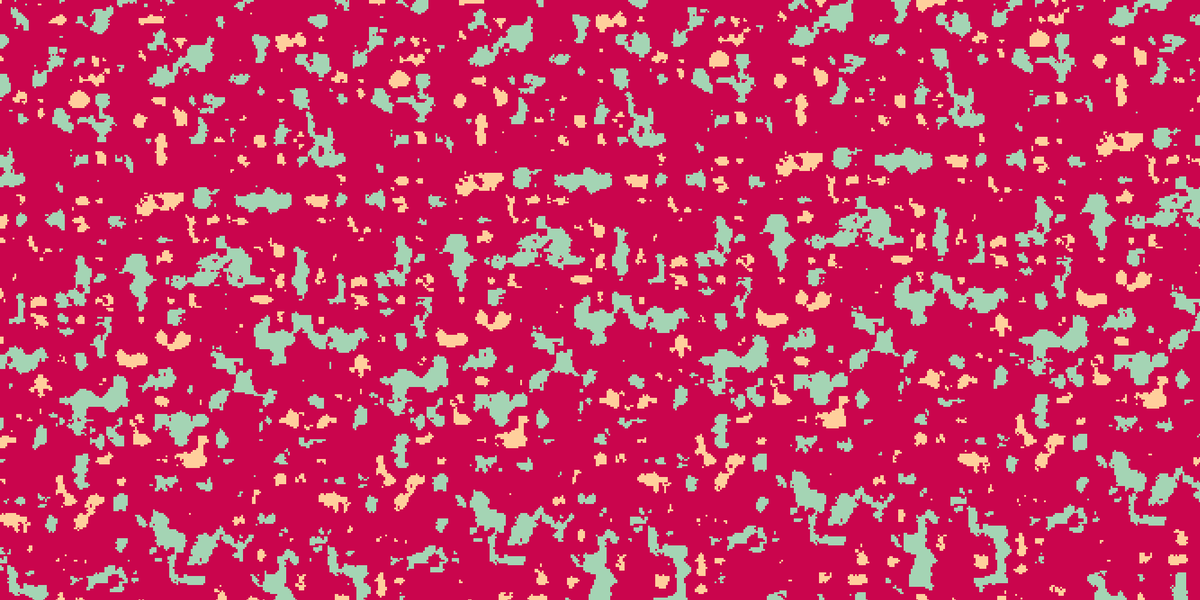
Frame 1 (no input)
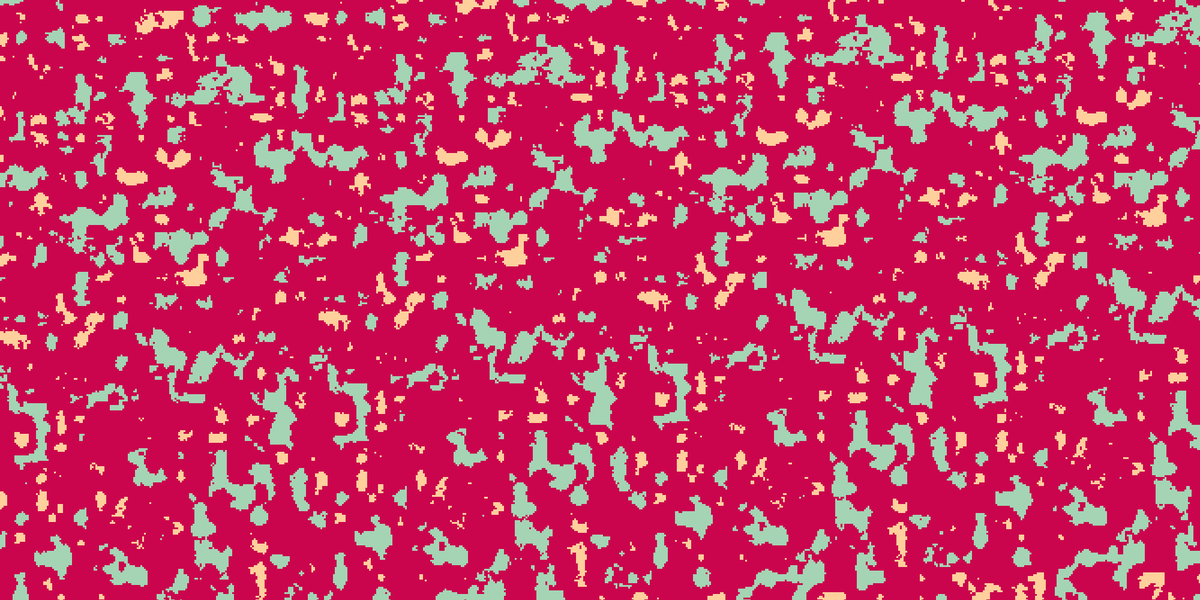
Frame 2 (the mouse pressed at the canvas centre, redrawn once)

The p5.js sketch that drew these frames (run headless with seeded random() and noise() and a simulated clock; the mouse was pressed at the canvas centre and the sketch redrawn once):

// p5.js sketch
// ── sketch.js
function setup() {
  createCanvas(2000, 1000);
  t = rez = c = n = 0.03;
  strokeWeight(3);
  cols = [
    "#A4D4B4",
    "#CA054D",
    "#FFCF9C",

  ];
}
function draw() {
  background(0);
  noStroke();
  for (i = 0; i < width; i += 3) {
    for (j = 0; j < height; j += 3) {
      n = noise(i * rez, j * rez + t) * 3;
      n > 3
        ? (c = 4)
        : n > 3
        ? (c = 3)
        : n > 2
        ? (c = 2)
        : n > 1
        ? (c = 1)
        : (c = 0);
      fill(cols[c]);
      rect(i, j, 3);
    }
  }
  t += 9.1;
noLoop()
}
